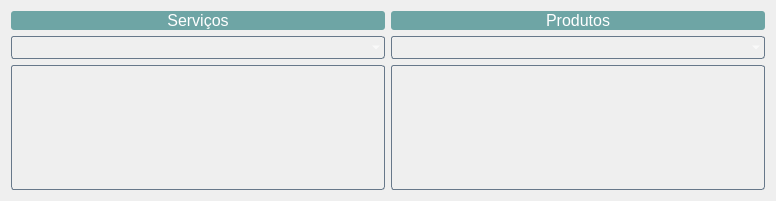
   <widget class="QWidget" name="gridLayoutWidget_4">
    <property name="geometry">
     <rect>
      <x>10</x>
      <y>447</y>
      <width>776</width>
      <height>201</height>
     </rect>
    </property>
    <layout class="QGridLayout" name="gridLayout_6">
     <item row="1" column="0">
      <widget class="QComboBox" name="cad_ani_13_servico">
       <property name="font">
        <font>
         <pointsize>12</pointsize>
        </font>
       </property>
       <property name="styleSheet">
        <string notr="true">color: rgb(255, 255, 255);
        background-color: transparent;
        border-style: solid;
        border-width: 1px;
        border-color: rgb(103, 120, 138);;
border-radius:3px</string>
       </property>
      </widget>
     </item>
     <item row="2" column="0">
      <widget class="QTableWidget" name="_servicos">
       <property name="styleSheet">
        <string notr="true">color: rgb(255, 255, 255);
        background-color: transparent;
        border-style: solid;
        border-width: 1px;
        border-color: rgb(103, 120, 138);
border-radius:3px;</string>
       </property>
      </widget>
     </item>
     <item row="2" column="1">
      <widget class="QTableWidget" name="tableWidget_produtos">
       <property name="styleSheet">
        <string notr="true">color: rgb(255, 255, 255);
        background-color: transparent;
        border-style: solid;
        border-width: 1px;
        border-color: rgb(103, 120, 138);
border-radius:3px;</string>
       </property>
      </widget>
     </item>
     <item row="1" column="1">
      <widget class="QComboBox" name="cad_ani_14_produto">
       <property name="font">
        <font>
         <pointsize>12</pointsize>
        </font>
       </property>
       <property name="styleSheet">
        <string notr="true">color: rgb(255, 255, 255);
        background-color: transparent;
        border-style: solid;
        border-width: 1px;
        border-color: rgb(103, 120, 138);;
border-radius:3px</string>
       </property>
      </widget>
     </item>
     <item row="0" column="1">
      <widget class="QLabel" name="cad_ani_14_produto_label">
       <property name="font">
        <font>
         <pointsize>12</pointsize>
        </font>
       </property>
       <property name="layoutDirection">
        <enum>Qt::LeftToRight</enum>
       </property>
       <property name="styleSheet">
        <string notr="true">color: rgb(255, 255, 255);
background-color:rgb(110, 165, 165);
border-radius:3px</string>
       </property>
       <property name="text">
        <string>Produtos</string>
       </property>
       <property name="alignment">
        <set>Qt::AlignCenter</set>
       </property>
      </widget>
     </item>
     <item row="0" column="0">
      <widget class="QLabel" name="cad_ani_13_servico_label">
       <property name="font">
        <font>
         <pointsize>12</pointsize>
        </font>
       </property>
       <property name="layoutDirection">
        <enum>Qt::LeftToRight</enum>
       </property>
       <property name="styleSheet">
        <string notr="true">color: rgb(255, 255, 255);
background-color:rgb(110, 165, 165);
border-radius:3px</string>
       </property>
       <property name="text">
        <string>Serviços</string>
       </property>
       <property name="alignment">
        <set>Qt::AlignCenter</set>
       </property>
      </widget>
     </item>
    </layout>
   </widget>
